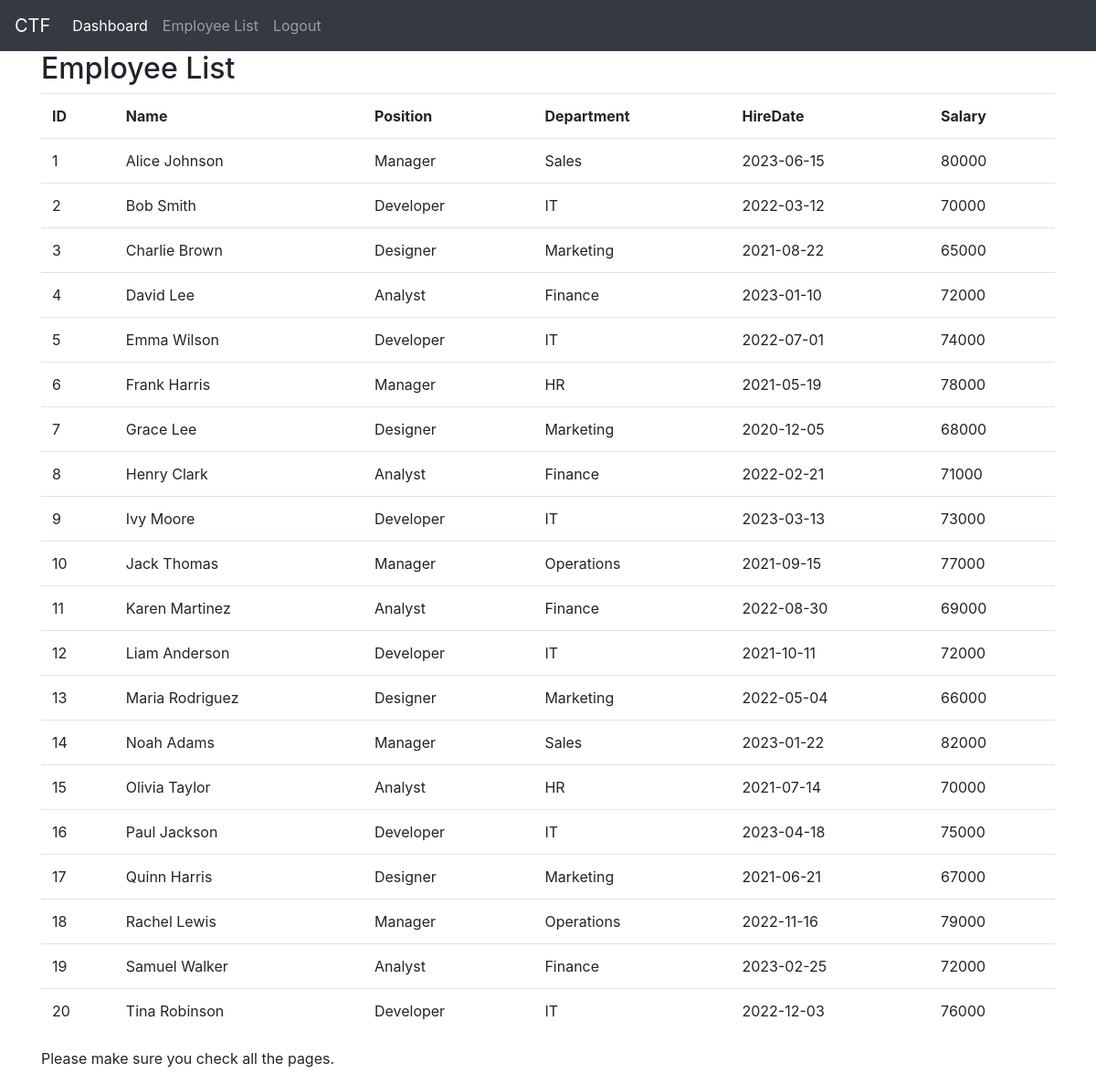
Page /employees (signed in) on the committed database.
### tables this page shows
CREATE TABLE employees (id INTEGER PRIMARY KEY, Name TEXT NOT NULL, Position TEXT, Department TEXT, HireDate DATE NOT NULL, Salary INTEGER);

### app.py (the view)
@app.route('/employees')
def employee_list():
    if 'logged_in' not in session:
        return redirect(url_for('login'))
    ctf_browser=session.get('ctf-browser')
    conn = sqlite3.connect(db_path)
    cur = conn.cursor()
    cur.execute('SELECT * FROM employees')
    employees = cur.fetchall()
    conn.close()
    print(employees)
    return render_template('employees.html', employees=employees,ctf_browser=ctf_browser)

### templates/employees.html (shortened to what this page needs)
{% extends 'base.html' %}
{% block content %}
{%if ctf_browser%}
<h2>Employee List</h2>
<table class="table">
    <tr>
        <th>ID</th>
        <th>Name</th>
        <th>Position</th>
        <th>Department</th>
        <th>HireDate</th>
        <th>Salary</th>
    </tr>
    {% for employee in employees %}
    <tr>
        <td>{{ employee[0] }}</td>
        <td>{{ employee[1] }}</td>
        <td>{{ employee[2] }}</td>
        <td>{{ employee[3] }}</td>
        <td>{{ employee[4] }}</td>
        <td>{{ employee[5] }}</td>
    </tr>
    {% endfor %}
</table>
<p>
    Please make sure you check all the pages.
</p>
{% else %}
<p>To view this content, you should login from <b>ctfbrowser</b></p>
{% endif %}
{% endblock %}

### templates/base.html (shortened to what this page needs)
<!DOCTYPE html>
<html lang="en">
<head>
       <link
       rel="stylesheet"
       href="https://stackpath.bootstrapcdn.com/bootstrap/4.5.2/css/bootstrap.min.css"
     />
</head>
<body>
        <nav class="navbar navbar-expand-lg navbar-dark bg-dark">
            <a class="navbar-brand" href="{{ url_for('dashboard') }}">CTF</a>
            <div class="collapse navbar-collapse" id="navbarNav">
              <ul class="navbar-nav">
                <li class="nav-item active">
                  <a class="nav-link" href="{{ url_for('dashboard') }}">Dashboard</a>
                </li>
                <li class="nav-item">
                  <a class="nav-link" href="{{ url_for('employee_list') }}">Employee List</a>
                </li>
                <li class="nav-item">
                  <a class="nav-link" href="{{ url_for('logout') }}">Logout</a>
                </li>
              </ul>
            </div>
          </nav>
          <div class="container">
            {% block content %}{% endblock %}
        </div>
</body>
</html>

### rows in the picture
employees: id "1", Name "Alice Johnson", Position "Manager", Department "Sales", HireDate "2023-06-15", Salary "80000"
employees: id "2", Name "Bob Smith", Position "Developer", Department "IT", HireDate "2022-03-12", Salary "70000"
employees: id "3", Name "Charlie Brown", Position "Designer", Department "Marketing", HireDate "2021-08-22", Salary "65000"
employees: id "4", Name "David Lee", Position "Analyst", Department "Finance", HireDate "2023-01-10", Salary "72000"
employees: id "5", Name "Emma Wilson", Position "Developer", Department "IT", HireDate "2022-07-01", Salary "74000"
employees: id "6", Name "Frank Harris", Position "Manager", Department "HR", HireDate "2021-05-19", Salary "78000"
employees: id "7", Name "Grace Lee", Position "Designer", Department "Marketing", HireDate "2020-12-05", Salary "68000"
employees: id "8", Name "Henry Clark", Position "Analyst", Department "Finance", HireDate "2022-02-21", Salary "71000"
employees: id "9", Name "Ivy Moore", Position "Developer", Department "IT", HireDate "2023-03-13", Salary "73000"
employees: id "10", Name "Jack Thomas", Position "Manager", Department "Operations", HireDate "2021-09-15", Salary "77000"
employees: id "11", Name "Karen Martinez", Position "Analyst", Department "Finance", HireDate "2022-08-30", Salary "69000"
employees: id "12", Name "Liam Anderson", Position "Developer", Department "IT", HireDate "2021-10-11", Salary "72000"
employees: id "13", Name "Maria Rodriguez", Position "Designer", Department "Marketing", HireDate "2022-05-04", Salary "66000"
employees: id "14", Name "Noah Adams", Position "Manager", Department "Sales", HireDate "2023-01-22", Salary "82000"
employees: id "15", Name "Olivia Taylor", Position "Analyst", Department "HR", HireDate "2021-07-14", Salary "70000"
employees: id "16", Name "Paul Jackson", Position "Developer", Department "IT", HireDate "2023-04-18", Salary "75000"
employees: id "17", Name "Quinn Harris", Position "Designer", Department "Marketing", HireDate "2021-06-21", Salary "67000"
employees: id "18", Name "Rachel Lewis", Position "Manager", Department "Operations", HireDate "2022-11-16", Salary "79000"
employees: id "19", Name "Samuel Walker", Position "Analyst", Department "Finance", HireDate "2023-02-25", Salary "72000"
employees: id "20", Name "Tina Robinson", Position "Developer", Department "IT", HireDate "2022-12-03", Salary "76000"
